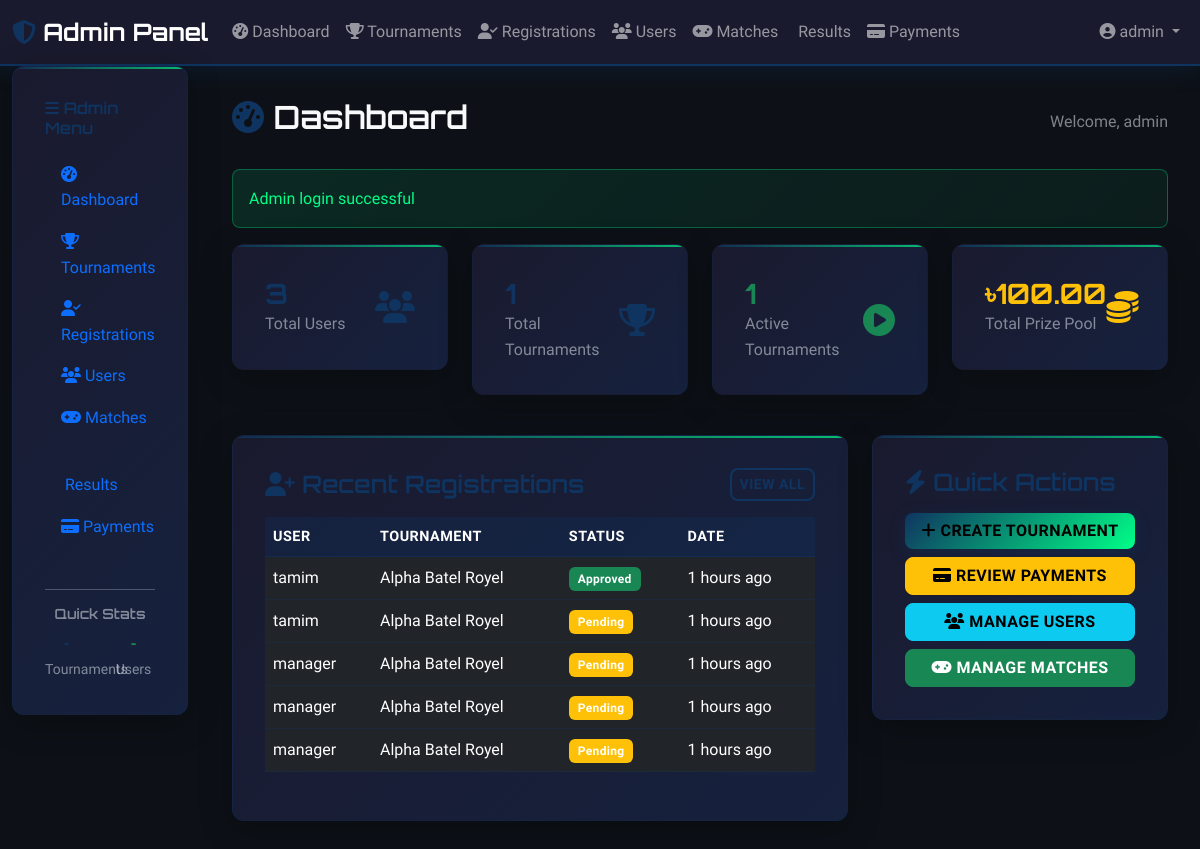
/admin/dashboard.php (signed in), run on an earlier commit of the app's database.
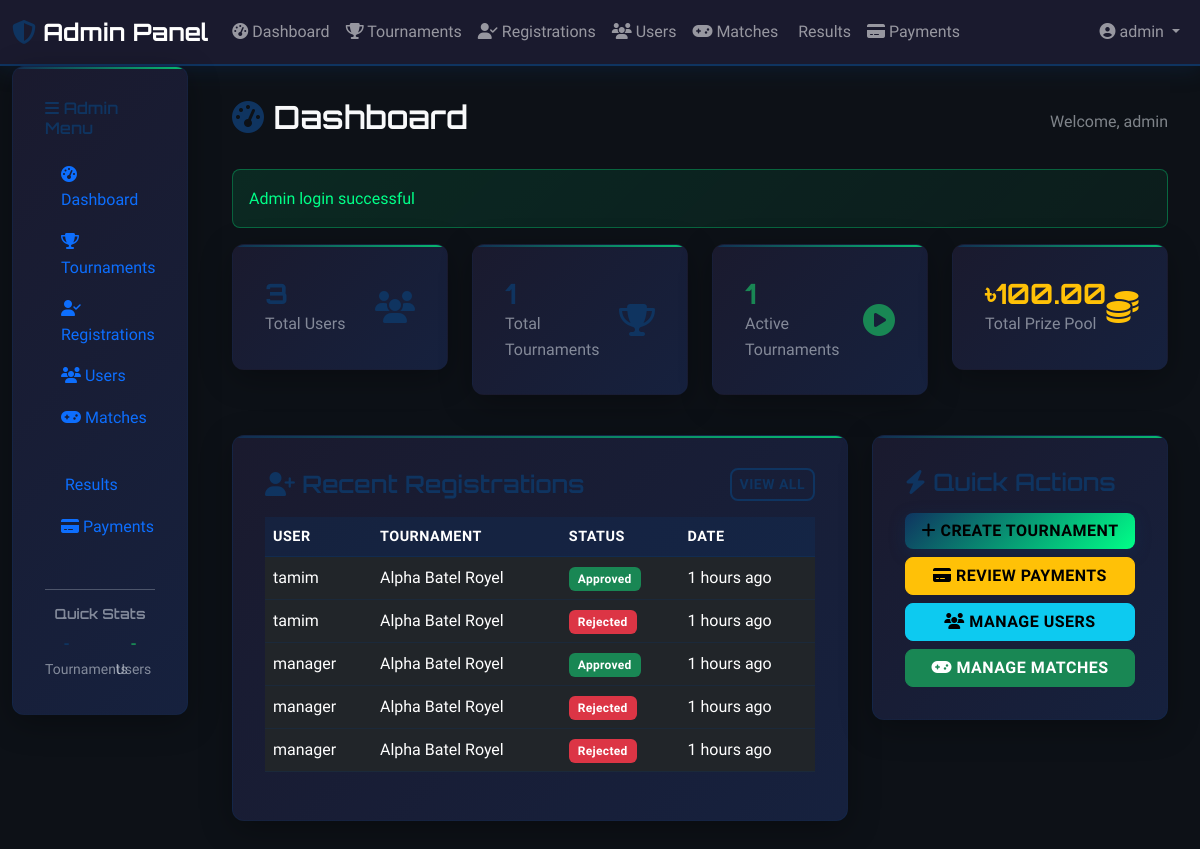
And on a later commit of the database.
### tables this page shows
CREATE TABLE tournament_registrations (
                    id INTEGER PRIMARY KEY AUTOINCREMENT,
                    tournament_id INTEGER NOT NULL,
                    user_id INTEGER NOT NULL,
                    team_name VARCHAR(100) NOT NULL,
                    status VARCHAR(20) DEFAULT 'pending',
                    payment_status VARCHAR(20) DEFAULT 'pending',
                    registered_at DATETIME DEFAULT CURRENT_TIMESTAMP, team_members TEXT, created_at TIMESTAMP DEFAULT CURRENT_TIMESTAMP, updated_at TIMESTAMP DEFAULT CURRENT_TIMESTAMP,
                    FOREIGN KEY (tournament_id) REFERENCES tournaments(id) ON DELETE CASCADE,
                    FOREIGN KEY (user_id) REFERENCES users(id) ON DELETE CASCADE
                );

CREATE TABLE users (
                    id INTEGER PRIMARY KEY AUTOINCREMENT,
                    username VARCHAR(50) UNIQUE NOT NULL,
                    email VARCHAR(100) UNIQUE NOT NULL,
                    password VARCHAR(255) NOT NULL,
                    full_name VARCHAR(100) NOT NULL,
                    phone VARCHAR(20),
                    is_admin BOOLEAN DEFAULT 0,
                    created_at DATETIME DEFAULT CURRENT_TIMESTAMP,
                    updated_at DATETIME DEFAULT CURRENT_TIMESTAMP
                , wallet_balance DECIMAL(10,2) DEFAULT 0.00, status VARCHAR(20) DEFAULT 'active');

CREATE TABLE tournaments (
                    id INTEGER PRIMARY KEY AUTOINCREMENT,
                    name VARCHAR(200) NOT NULL,
                    description TEXT,
                    game_type VARCHAR(100) NOT NULL,
                    max_teams INTEGER NOT NULL,
                    entry_fee DECIMAL(10,2) DEFAULT 0,
                    prize_pool DECIMAL(10,2) DEFAULT 0,
                    start_date DATETIME,
                    end_date DATETIME,
                    status VARCHAR(20) DEFAULT 'upcoming',
                    thumbnail VARCHAR(255),
                    created_at DATETIME DEFAULT CURRENT_TIMESTAMP,
                    updated_at DATETIME DEFAULT CURRENT_TIMESTAMP
                , winner_id INTEGER, runner_up_id INTEGER, third_place_id INTEGER, winner_prize DECIMAL(10,2) DEFAULT 0.00, runner_up_prize DECIMAL(10,2) DEFAULT 0.00, third_place_prize DECIMAL(10,2) DEFAULT 0.00);

### includes/functions.php (called while the page is built, shortened)
<?php
function timeAgo($datetime) {
    $time = time() - strtotime($datetime);
    if ($time < 86400) return floor($time/3600) . ' hours ago';
    return date('M d, Y', strtotime($datetime));
}
?>

### admin/dashboard.php (the view, shortened to what the rows shown need)
<?php
require_once '../config/config.php';
try {
    $stmt = $pdo->query("
        SELECT tr.*, u.username, t.name as tournament_name
        FROM tournament_registrations tr
        JOIN users u ON tr.user_id = u.id
        JOIN tournaments t ON tr.tournament_id = t.id
        ORDER BY tr.created_at DESC
        LIMIT 10
    ");
    $recentRegistrations = $stmt->fetchAll();
} catch (PDOException $e) {
    $totalUsers = $totalTournaments = $activeTournaments = $totalPrizePool = $pendingPayments = 0;
    $recentRegistrations = [];
}
?>
<!DOCTYPE html>
<html lang="en">
<head>
    <link href="https://cdn.jsdelivr.net/npm/bootstrap@5.3.0/dist/css/bootstrap.min.css" rel="stylesheet">
    <link rel="stylesheet" href="https://cdnjs.cloudflare.com/ajax/libs/font-awesome/6.4.0/css/all.min.css">
    <link rel="stylesheet" href="../assets/css/style.css">
</head>
<body>
    <div class="container-fluid">
        <div class="row">
            <div class="col-lg-10 main-content">
                <div class="d-flex justify-content-between align-items-center mb-4">
                    <h2 class="text-light">
                        <i class="fas fa-tachometer-alt text-accent"></i> Dashboard
                    </h2>
                </div>
                <div class="row">
                    <div class="col-lg-8 mb-4">
                        <div class="gaming-card">
                            <?php if (empty($recentRegistrations)): ?>
                                <div class="text-center text-light-50 py-4">
                                    <i class="fas fa-inbox fa-3x mb-3"></i>
                                    <p>No recent registrations</p>
                                </div>
                            <?php else: ?>
                                <div class="table-responsive">
                                    <table class="table table-dark table-hover">
                                        <thead>
                                            <tr>
                                                <th>User</th>
                                                <th>Tournament</th>
                                                <th>Status</th>
                                                <th>Date</th>
                                            </tr>
                                        </thead>
                                        <tbody>
                                            <?php foreach ($recentRegistrations as $reg): ?>
                                                <tr>
                                                    <td><?= htmlspecialchars($reg['username']) ?></td>
                                                    <td><?= htmlspecialchars($reg['tournament_name']) ?></td>
                                                    <td>
                                                        <span class="badge bg-<?= $reg['status'] === 'approved' ? 'success' : ($reg['status'] === 'pending' ? 'warning' : 'danger') ?>">
                                                            <?= ucfirst($reg['status']) ?>
                                                        </span>
                                                    </td>
                                                    <td><?= timeAgo($reg['created_at']) ?></td>
                                                </tr>
                                            <?php endforeach; ?>
                                        </tbody>
                                    </table>
                                </div>
                            <?php endif; ?>
                        </div>
                    </div>
                </div>
            </div>
        </div>
    </div>
</body>
</html>

What changed in the data, as far as the page shows it:
changed tournament_registrations (number 2 of 5 on the later page): status "Pending" → "Rejected"
changed tournament_registrations (number 3 of 5 on the later page): status "Pending" → "Approved"
changed tournament_registrations (number 4 of 5 on the later page): status "Pending" → "Rejected"
changed tournament_registrations (number 5 of 5 on the later page): status "Pending" → "Rejected"
